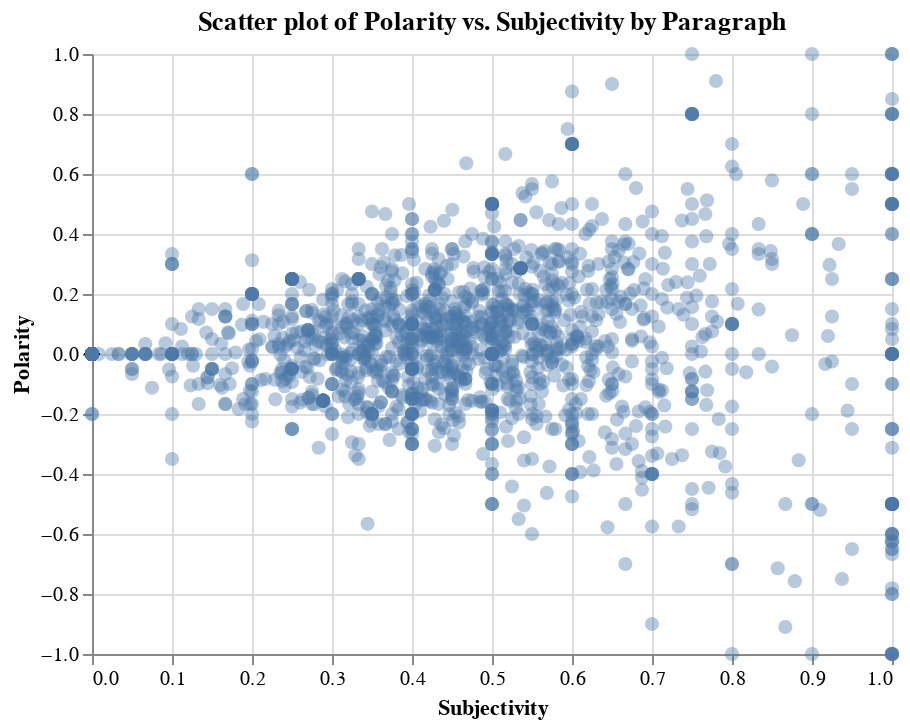

The notebook cell saved with this chart:
### Code cell
# plot
alt.Chart(df_sent).mark_circle(opacity=.4, size=50).encode(
    alt.X('subjectivity:Q', title="Subjectivity"),
    alt.Y('polarity:Q', title="Polarity"),
    tooltip=['paragraph','polarity','subjectivity']
).properties(
    title="Scatter plot of Polarity vs. Subjectivity by Paragraph"
)
# Polarity score are a float within the range -1.0 (negative) to 
# 1.0 (positive), and subjectivity from 0.0 to 1.0

### Figure 1 — Vega-Lite specification as saved in the notebook (floating-point values rounded to 4 significant figures; data arrays with more than 128 entries replaced by an {"elided": "..."} marker saying what was removed)
{"$schema": "https://vega.github.io/schema/vega-lite/v4.17.0.json", "config": {"view": {"continuousHeight": 300, "continuousWidth": 400}}, "data": {"name": "data-31f5eb04ac361b989b6d178b39fa7e56"}, "datasets": {"data-31f5eb04ac361b989b6d178b39fa7e56": {"elided": "1912 records"}}, "encoding": {"tooltip": [{"field": "paragraph", "type": "nominal"}, {"field": "polarity", "type": "quantitative"}, {"field": "subjectivity", "type": "quantitative"}], "x": {"field": "subjectivity", "title": "Subjectivity", "type": "quantitative"}, "y": {"field": "polarity", "title": "Polarity", "type": "quantitative"}}, "mark": {"opacity": 0.4, "size": 50, "type": "circle"}, "title": "Scatter plot of Polarity vs. Subjectivity by Paragraph"}
